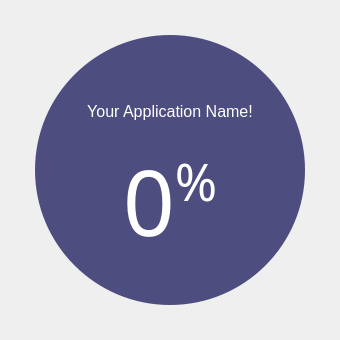
<?xml version="1.0" encoding="UTF-8"?>
<ui version="4.0">
 <class>SplashScreen</class>
 <widget class="QMainWindow" name="SplashScreen">
  <property name="geometry">
   <rect>
    <x>0</x>
    <y>0</y>
    <width>340</width>
    <height>340</height>
   </rect>
  </property>
  <property name="windowTitle">
   <string>MainWindow</string>
  </property>
  <widget class="QWidget" name="centralwidget">
   <widget class="QFrame" name="circularProgressBarBase">
    <property name="geometry">
     <rect>
      <x>10</x>
      <y>10</y>
      <width>320</width>
      <height>320</height>
     </rect>
    </property>
    <property name="frameShape">
     <enum>QFrame::NoFrame</enum>
    </property>
    <property name="frameShadow">
     <enum>QFrame::Raised</enum>
    </property>
    <widget class="QFrame" name="circularProgress">
     <property name="geometry">
      <rect>
       <x>10</x>
       <y>10</y>
       <width>300</width>
       <height>300</height>
      </rect>
     </property>
     <property name="styleSheet">
      <string notr="true">QFrame {
	border-radius: 150px;
	background-color: qconicalgradient(cx:0.5, cy:0.5, angle:90, stop:0.999 rgba(255, 0, 127, 0), stop:1.0 rgba(85, 170, 255, 255));
}</string>
     </property>
     <property name="frameShape">
      <enum>QFrame::NoFrame</enum>
     </property>
     <property name="frameShadow">
      <enum>QFrame::Raised</enum>
     </property>
    </widget>
    <widget class="QFrame" name="circularBg">
     <property name="geometry">
      <rect>
       <x>10</x>
       <y>10</y>
       <width>300</width>
       <height>300</height>
      </rect>
     </property>
     <property name="styleSheet">
      <string notr="true">QFrame {
	border-radius: 150px;
	background-color: rgba(77, 77, 127, 0);
}</string>
     </property>
     <property name="frameShape">
      <enum>QFrame::NoFrame</enum>
     </property>
     <property name="frameShadow">
      <enum>QFrame::Raised</enum>
     </property>
    </widget>
    <widget class="QFrame" name="container">
     <property name="geometry">
      <rect>
       <x>25</x>
       <y>25</y>
       <width>270</width>
       <height>270</height>
      </rect>
     </property>
     <property name="styleSheet">
      <string notr="true">QFrame {
	border-radius: 135px;
	background-color: rgb(77, 77, 127);
}
</string>
     </property>
     <property name="frameShape">
      <enum>QFrame::NoFrame</enum>
     </property>
     <property name="frameShadow">
      <enum>QFrame::Raised</enum>
     </property>
     <widget class="QWidget" name="layoutWidget">
      <property name="geometry">
       <rect>
        <x>30</x>
        <y>56</y>
        <width>210</width>
        <height>172</height>
       </rect>
      </property>
      <layout class="QGridLayout" name="gridLayout">
       <item row="0" column="0">
        <widget class="QLabel" name="name_label">
         <property name="font">
          <font>
           <family>Segoe UI</family>
           <pointsize>12</pointsize>
          </font>
         </property>
         <property name="styleSheet">
          <string notr="true">color: rgb(255, 255, 255);
background-color: none;</string>
         </property>
         <property name="text">
          <string>&lt;html&gt;&lt;head/&gt;&lt;body&gt;&lt;p&gt;Your Application Name!&lt;/p&gt;&lt;/body&gt;&lt;/html&gt;</string>
         </property>
         <property name="alignment">
          <set>Qt::AlignCenter</set>
         </property>
        </widget>
       </item>
       <item row="1" column="0">
        <widget class="QLabel" name="percentage">
         <property name="font">
          <font>
           <family>Roboto Th</family>
           <pointsize>40</pointsize>
          </font>
         </property>
         <property name="styleSheet">
          <string notr="true">color: rgb(255, 255, 255);
background-color: none;</string>
         </property>
         <property name="text">
          <string>&lt;p&gt;&lt;span style=&quot;font-size:68pt;&quot;&gt;0&lt;/span&gt;&lt;span style=&quot;font-size: 58pt; vertical-align: super;&quot;&gt;%&lt;/span&gt;&lt;/p&gt;</string>
         </property>
         <property name="alignment">
          <set>Qt::AlignCenter</set>
         </property>
        </widget>
       </item>
      </layout>
     </widget>
    </widget>
    <zorder>circularBg</zorder>
    <zorder>circularProgress</zorder>
    <zorder>container</zorder>
   </widget>
  </widget>
 </widget>
 <resources/>
 <connections/>
</ui>
